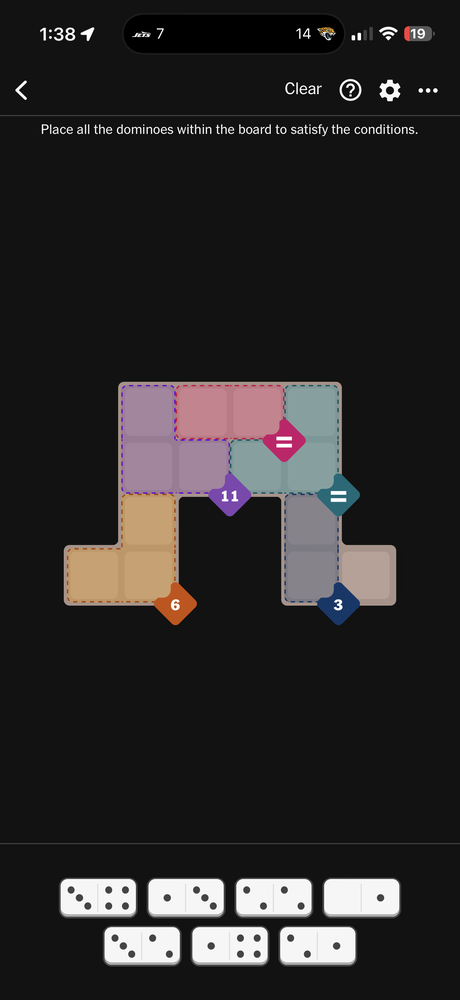
#> input picture IMG_2050.png, 460 x 1000 px, shrunk from 1320 x 2868 before the run
$ python extract_board_cells.py
#> lines starting #> are read from the running program, lines starting #| are printed output that depends on the picture; after the words box and inside, x2 and y2 are one past the last pixel; in counts of white or black regions, pixels touching at a corner belong together
import cv2
import numpy as np
from pathlib import Path

IMG = "IMG_2050.png"
OUT = "debug_cells.png"

img = cv2.imread(IMG)
#> img is the input picture: shape (1000, 460, 3); mean B, G, R 40.6, 40.5, 42.9
if img is None:
    raise SystemExit("Image not found")

gray = cv2.cvtColor(img, cv2.COLOR_BGR2GRAY)
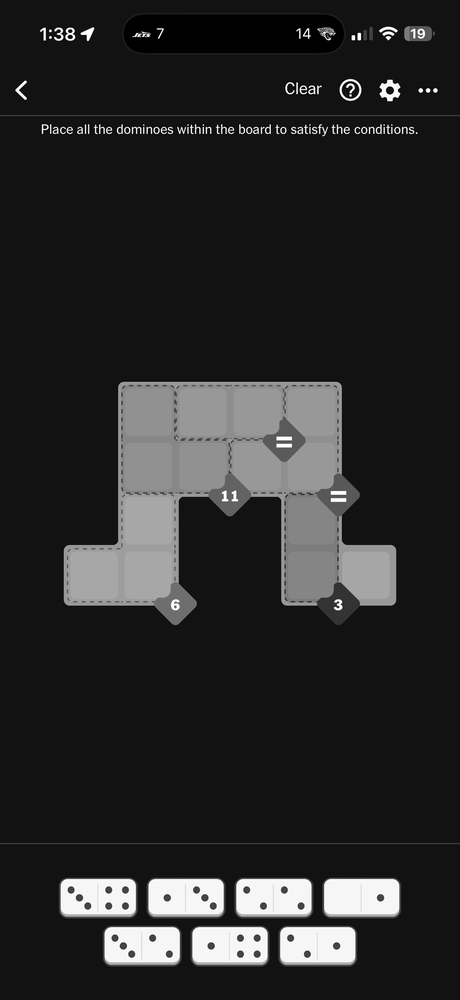
#> gray: shape (1000, 460); min 0, max 255, mean 41.2
blur = cv2.GaussianBlur(gray, (5,5), 0)

# Edge detect
edges = cv2.Canny(blur, 50, 150)
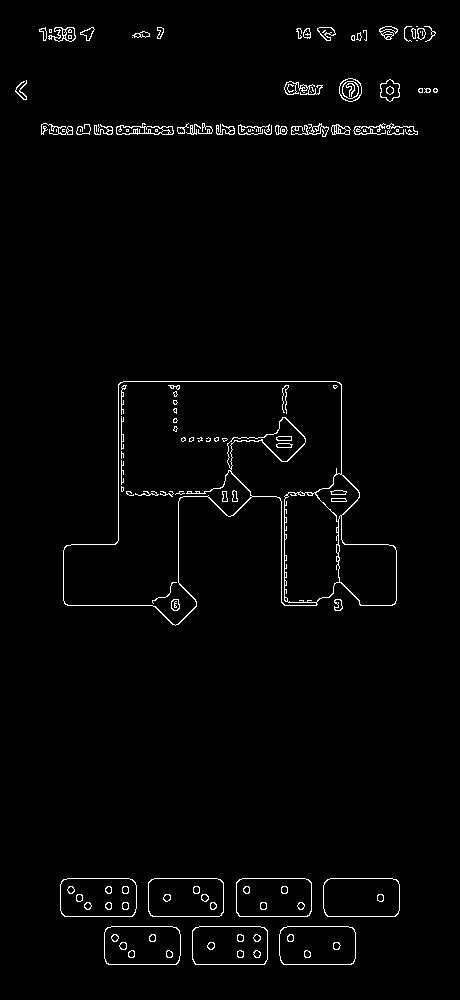
#> edges: shape (1000, 460); 1.8% white in thin lines or dots, all inside (x1, y1, x2, y2) = (15, 26, 438, 965)

# Find contours
cnts, _ = cv2.findContours(edges, cv2.RETR_EXTERNAL, cv2.CHAIN_APPROX_SIMPLE)
#> cnts = 64 contours, 28 with area under 20; largest, box (x1, y1, x2, y2) and area: (63, 381, 397, 626) 46538, (323, 878, 400, 917) 2836, (60, 878, 137, 917) 2836, (279, 926, 356, 965) 2833, (104, 926, 181, 965) 2833

cells = []
for c in cnts:
    x,y,w,h = cv2.boundingRect(c)
    if 40 < w < 120 and abs(w-h) < 15:   # tuned for this UI
        cells.append((x,y,w,h))
#> this loop made 64 passes
#> (x, y, w, h) on passes 1 to 12: (279, 926, 77, 39), (192, 926, 76, 39), (104, 926, 77, 39), (323, 878, 77, 39), (236, 878, 76, 39), (148, 878, 76, 39), (60, 878, 77, 39), (334, 599, 9, 12), (63, 381, 334, 245), (325, 130, 1, 1), (408, 129, 4, 3), (387, 129, 17, 6)
#> (c, x, y, w, h) on passes 13, 14, 15, 17, 19, 36: ([[396, 129], [396, 131], [398, 131], [398, 129]], 396, 129, 3, 3), ([[256, 129], [256, 131]], 256, 129, 1, 3), ([[252, 129], [252, 130], [253, 130]], 252, 129, 2, 2), ([[80, 129], [80, 131]], 80, 129, 1, 3), ([[56, 129], [56, 131]], 56, 129, 1, 3), ([[310, 91], [311, 92]], 310, 91, 2, 2)
#> after the loop, cells = []

# Draw detected cells
dbg = img.copy()
for x,y,w,h in cells:
    cv2.rectangle(dbg,(x,y),(x+w,y+h),(0,255,0),2)
#> this loop made 0 passes

cv2.imwrite(OUT, dbg)
print(f"Detected {len(cells)} cells → {OUT}")
#| Detected 0 cells → debug_cells.png

$ run again, with IMG_2051.png copied over IMG_2050.png
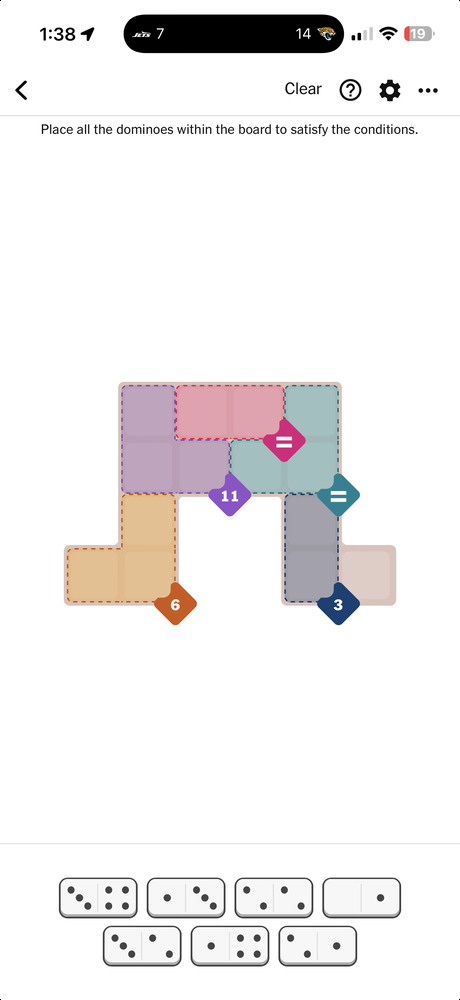
#> input picture IMG_2051.png, 460 x 1000 px, shrunk from 1320 x 2868 before the run
#> img is the input picture: shape (1000, 460, 3); mean B, G, R 238.4, 238.2, 240.4
#> `edges = cv2.Canny(blur, 50, 150)`:
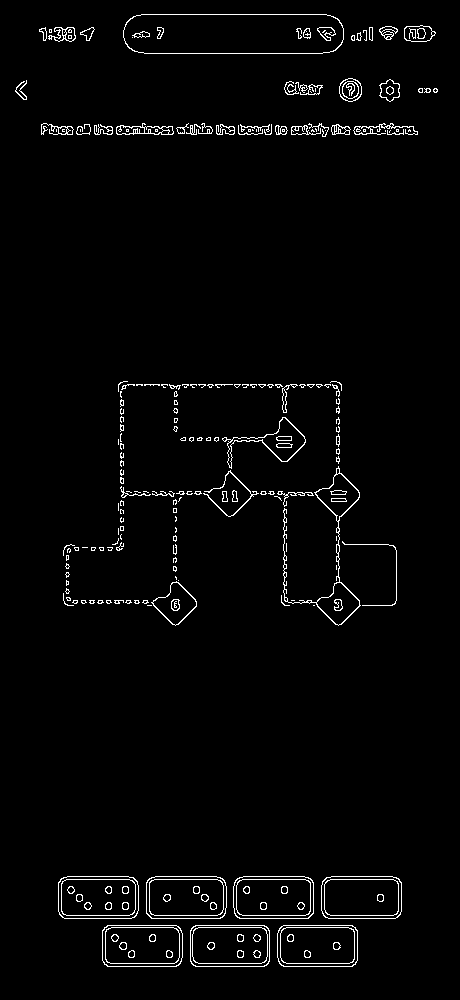
#> edges: shape (1000, 460); 2.4% white in thin lines or dots, all inside (x1, y1, x2, y2) = (15, 14, 438, 967)
#> cnts = 178 contours, 137 with area under 20; largest, box (x1, y1, x2, y2) and area: (123, 14, 344, 54) 8258, (321, 876, 402, 919) 3282, (58, 876, 139, 919) 3282, (233, 876, 314, 919) 3280, (146, 876, 227, 919) 3280
#> the loop `for c in cnts:` made 178 passes
#> (x, y, w, h) on passes 1 to 3: (277, 925, 81, 42), (190, 925, 80, 42), (102, 925, 81, 42)
#> after the loop `for c in cnts:`: cells = [(151, 581, 46, 45), (342, 541, 55, 65), (203, 470, 56, 47)]
#> the loop `for x,y,w,h in cells:` made 3 passes
#> after the loop `for x,y,w,h in cells:`:
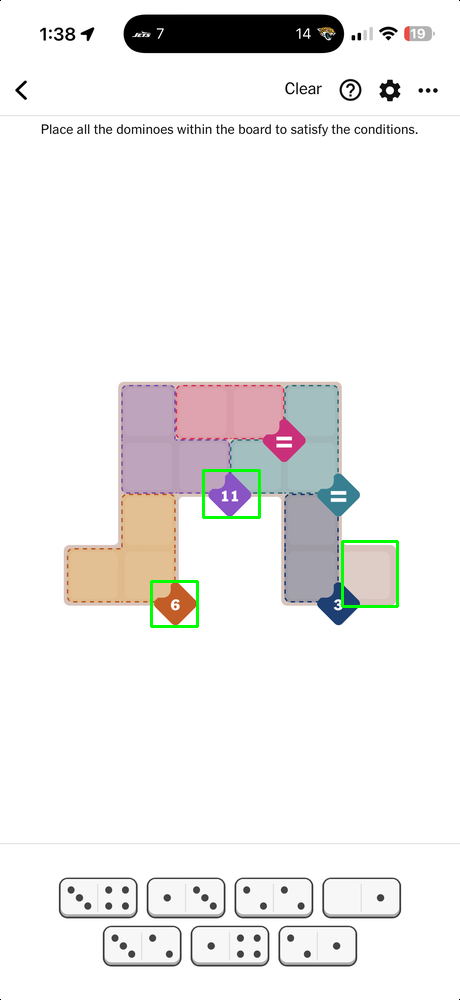
#> dbg: shape (1000, 460, 3); 0.41% of pixels changed, all inside (x1, y1, x2, y2) = (150, 469, 399, 628)
#| Detected 3 cells → debug_cells.png
